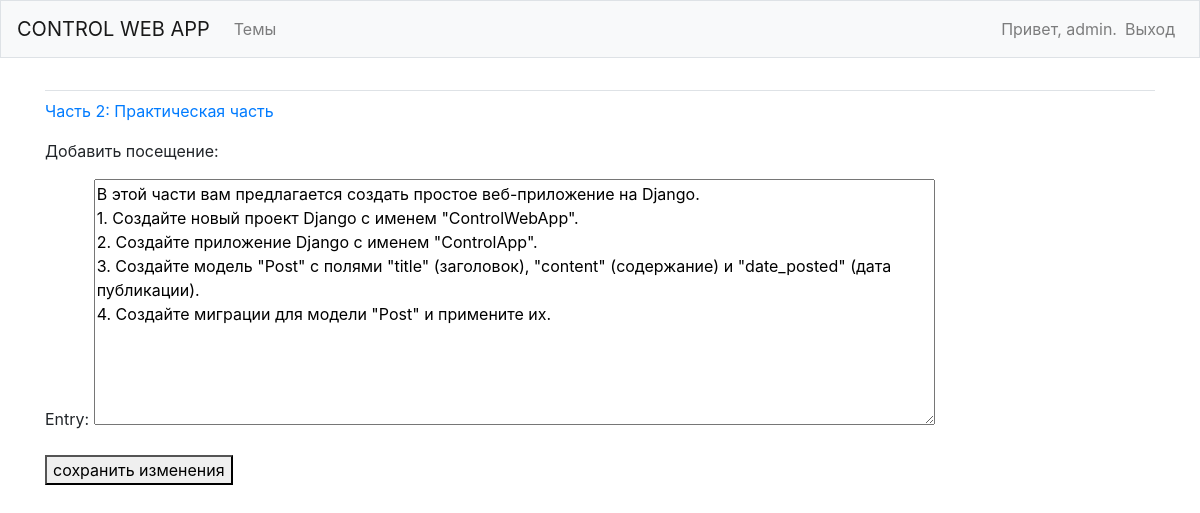
The page /edit_entry/1/ (signed in) on the database its author committed.
### ControlApp/models.py (models this page shows, shortened)
class Post(models.Model):
    text = models.CharField(max_length=200)
    date_added = models.DateTimeField(auto_now_add=True)
    owner = models.ForeignKey(User, on_delete=models.CASCADE)
    def __str__(self):
        return self.text

class Entry(models.Model):
    topic = models.ForeignKey(Post, on_delete=models.CASCADE)
    text = models.TextField()
    date_added = models.DateTimeField(auto_now_add=True)
    class Meta:
        verbose_name_plural = 'entries'

### ControlApp/views.py (the view)
# urls.py: path('edit_entry/<int:entry_id>/', views.edit_entry, name='edit_entry'),
@login_required
def edit_entry(request, entry_id):
    entry = Entry.objects.get(id=entry_id)
    topic = entry.topic
    if request.method != 'POST':
        form = EntryForm(instance=entry)
    else:
        form = EntryForm(instance=entry, data=request.POST)
        if form.is_valid():
            form.save()
            return redirect('ControlApp:topic', topic_id=topic.id)
    context = {'entry': entry, 'topic': topic, 'form': form}
    return render(request, 'ControlApp/edit_entry.html', context)

### ControlApp/forms.py
class EntryForm(forms.ModelForm):
    class Meta:
        model = Entry
        fields = ['text']
        labels = {'text': 'Entry:'}
        widgets = {'text': forms.Textarea(attrs={'cols': 80})}

### ControlApp/templates/ControlApp/edit_entry.html (shortened to what this page needs)
{% extends "ControlApp/base.html" %}
{% block content %}
  <p><a href="{% url 'ControlApp:topic' topic.id %}">{{ topic }}</a></p>
  <p>Добавить посещение:</p>
  <form action="{% url 'ControlApp:edit_entry' entry.id %}" method='post'>
    {{ form.as_p }}
    <button name="submit">сохранить изменения</button>
  </form>
{% endblock content %}

### ControlApp/templates/ControlApp/base.html (shortened to what this page needs)
{% load bootstrap4 %}
<!doctype html>
<html lang="en">
 <head>
   {% bootstrap_css %}
</head>
<body>
    <nav class="navbar navbar-expand-md navbar-light bg-light mb-4 border">
      <a class="navbar-brand" href="{% url 'ControlApp:index'%}">CONTROL WEB APP</a>
        <div class="collapse navbar-collapse" id="navbarCollapse">
            <ul class="navbar-nav mr-auto">
                <li class="nav-item">
                    <a class="nav-link" href="{% url 'ControlApp:topics'%}">Темы</a>
                </li>
            </ul>
            <ul class="navbar-nav ml-auto">
                {% if user.is_authenticated %}
                <li class="nav-item">
                    <span class="navbar-text">Привет, {{ user.username }}.</span>
                </li>
                <li class="nav-item">
                    <a class="nav-link" href="{% url 'ControlAppUsers:logout' %}">Выход</a>
                </li>
                {% endif %}
            </ul>
            </div>
              </nav>
              <main role="main" class="container">
                <div class="pb-2 mb-2 border-bottom">
                </div>
                <div>
                    {% block content %}{% endblock content %}
                </div>
            </main>
</body>
</html>

### rows shown on the page
Post: text "Часть 2: Практическая часть"
Entry: text "В этой части вам предлагается создать простое веб-приложение на Django. 1. Создайте новый проект Django с именем \"ControlWebApp\". 2. Создайте приложение Django с именем \"ControlApp\". 3. Создайте модель \"Post\" с полями \"title\" (заголовок), \"content\" (содержание) и \"date_posted\" (дата публикации). 4. Создайте миграции для модели \"Post\" и примените их."

### other values the page prints
{{ user.username }} "admin"
